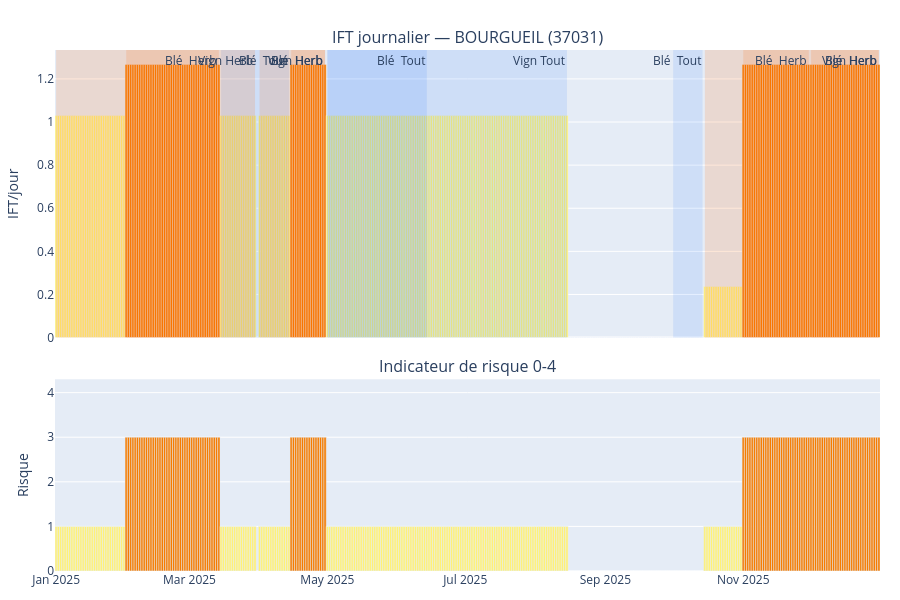

Notebook source saved alongside this figure:
### Markdown cell above
## 5. Visualisation

### Code cell
# Palette risque
RISK_COLORS = {0: '#A5D6A7', 1: '#FFF176', 2: '#FFB300', 3: '#F57C00', 4: '#B71C1C'}

# Normalisation 0-4 simplifiée (quartiles)
vals_pos = ts[ts['ift_journalier'] > 0]['ift_journalier']
if len(vals_pos) > 0:
    if METHODE_SEUIL == "quartiles":
        q1, q2, q3 = vals_pos.quantile([0.25, 0.5, 0.75])
    else:
        q1, q2, q3 = VALEURS_SEUIL  # Seuils fixes pour les niveaux de risque
    print("Valeurs seuils: ", [q1, q2, q3])
    def niveau(v):
        import math
        if math.isnan(v): return float('nan')  # pas de données calendrier
        if v == 0: return 0
        if v <= q1: return 1
        if v <= q2: return 2
        if v <= q3: return 3
        return 4
    ts['risque_0_4'] = ts['ift_journalier'].apply(niveau)
else:
    ts['risque_0_4'] = 0
ts['color'] = ts['risque_0_4'].map(RISK_COLORS)

fig = make_subplots(
    rows=2, cols=1, shared_xaxes=True,
    row_heights=[0.6, 0.4],
    subplot_titles=[
        f'IFT journalier — {r.get("nom_commune", INSEE)} ({INSEE})',
        'Indicateur de risque 0-4'
    ],
    vertical_spacing=0.08
)

# IFT journalier
fig.add_trace(go.Bar(
    x=ts['date'], y=ts['ift_journalier'],
    marker_color=ts['color'],
    hovertemplate='<b>%{x|%d/%m/%Y}</b><br>IFT : %{y:.4f}<extra></extra>',
    name='IFT journalier'
), row=1, col=1)

# Périodes de traitement du calendrier (vigne dep 37)
colors_type = {'Herbicides': 'rgba(255,100,0,0.15)', 'Tout': 'rgba(0,100,255,0.1)'}
for _, p in cal_commune[cal_commune['culture'].isin(cultures_commune)].iterrows():
    label_p = 'Herbicides' if p['Herbicides'] else 'Tout'
    fig.add_vrect(
        x0=str(p['debut']), x1=str(p['fin']),
        fillcolor=colors_type.get(label_p, 'rgba(128,128,128,0.1)'),
        opacity=1, line_width=0,
        annotation_text=f"{p['culture'][:4]} {label_p[:4]}",
        annotation_font_size=12,
        row=1, col=1
    )

# Risque 0-4
fig.add_trace(go.Bar(
    x=ts['date'], y=ts['risque_0_4'],
    marker_color=ts['color'],
    hovertemplate='<b>%{x|%d/%m/%Y}</b><br>Risque : %{y}<extra></extra>',
    name='Risque 0-4', showlegend=False
), row=2, col=1)

fig.update_layout(
    height=600, bargap=0,
    hovermode='x unified',
    margin=dict(l=50, r=20, t=50, b=20),
    showlegend=False
)
fig.update_yaxes(title_text='IFT/jour', row=1)
fig.update_yaxes(title_text='Risque', tickvals=[0,1,2,3,4], range=[0,4.3], row=2)
fig.show()

### Figure 1 — Plotly figure (JSON) as saved in the notebook; plotly's stock layout.template omitted (floating-point values rounded to 4 significant figures; data arrays with more than 128 entries replaced by an {"elided": "..."} marker saying what was removed)
{"data": [{"hovertemplate": "<b>%{x|%d/%m/%Y}</b><br>IFT : %{y:.4f}<extra></extra>", "marker": {"color": {"elided": "365 str values"}}, "name": "IFT journalier", "type": "bar", "x": {"elided": "365 str values"}, "xaxis": "x", "y": {"elided": "365 float values"}, "yaxis": "y"}, {"hovertemplate": "<b>%{x|%d/%m/%Y}</b><br>Risque : %{y}<extra></extra>", "marker": {"color": {"elided": "365 str values"}}, "name": "Risque 0-4", "showlegend": false, "type": "bar", "x": {"elided": "365 str values"}, "xaxis": "x2", "y": {"elided": "365 int values"}, "yaxis": "y2"}], "layout": {"annotations": [{"font": {"size": 16}, "showarrow": false, "text": "IFT journalier — BOURGUEIL (37031)", "x": 0.5, "xanchor": "center", "xref": "paper", "y": 1, "yanchor": "bottom", "yref": "paper"}, {"font": {"size": 16}, "showarrow": false, "text": "Indicateur de risque 0-4", "x": 0.5, "xanchor": "center", "xref": "paper", "y": 0.368, "yanchor": "bottom", "yref": "paper"}, {"font": {"size": 12}, "showarrow": false, "text": "Blé  Herb", "x": "2025-03-14 00:00:00", "xanchor": "right", "xref": "x", "y": 1, "yanchor": "top", "yref": "y domain"}, {"font": {"size": 12}, "showarrow": false, "text": "Blé  Tout", "x": "2025-04-14 00:00:00", "xanchor": "right", "xref": "x", "y": 1, "yanchor": "top", "yref": "y domain"}, {"font": {"size": 12}, "showarrow": false, "text": "Blé  Herb", "x": "2025-04-30 00:00:00", "xanchor": "right", "xref": "x", "y": 1, "yanchor": "top", "yref": "y domain"}, {"font": {"size": 12}, "showarrow": false, "text": "Blé  Tout", "x": "2025-06-14 00:00:00", "xanchor": "right", "xref": "x", "y": 1, "yanchor": "top", "yref": "y domain"}, {"font": {"size": 12}, "showarrow": false, "text": "Blé  Tout", "x": "2025-10-14 00:00:00", "xanchor": "right", "xref": "x", "y": 1, "yanchor": "top", "yref": "y domain"}, {"font": {"size": 12}, "showarrow": false, "text": "Blé  Herb", "x": "2025-11-30 00:00:00", "xanchor": "right", "xref": "x", "y": 1, "yanchor": "top", "yref": "y domain"}, {"font": {"size": 12}, "showarrow": false, "text": "Blé  Herb", "x": "2025-12-31 00:00:00", "xanchor": "right", "xref": "x", "y": 1, "yanchor": "top", "yref": "y domain"}, {"font": {"size": 12}, "showarrow": false, "text": "Vign Herb", "x": "2025-03-30 00:00:00", "xanchor": "right", "xref": "x", "y": 1, "yanchor": "top", "yref": "y domain"}, {"font": {"size": 12}, "showarrow": false, "text": "Vign Herb", "x": "2025-04-30 00:00:00", "xanchor": "right", "xref": "x", "y": 1, "yanchor": "top", "yref": "y domain"}, {"font": {"size": 12}, "showarrow": false, "text": "Vign Tout", "x": "2025-08-15 00:00:00", "xanchor": "right", "xref": "x", "y": 1, "yanchor": "top", "yref": "y domain"}, {"font": {"size": 12}, "showarrow": false, "text": "Vign Herb", "x": "2025-12-31 00:00:00", "xanchor": "right", "xref": "x", "y": 1, "yanchor": "top", "yref": "y domain"}], "bargap": 0, "height": 600, "hovermode": "x unified", "margin": {"b": 20, "l": 50, "r": 20, "t": 50}, "shapes": [{"fillcolor": "rgba(255,100,0,0.15)", "line": {"width": 0}, "opacity": 1, "type": "rect", "x0": "2025-02-01 00:00:00", "x1": "2025-03-14 00:00:00", "xref": "x", "y0": 0, "y1": 1, "yref": "y domain"}, {"fillcolor": "rgba(0,100,255,0.1)", "line": {"width": 0}, "opacity": 1, "type": "rect", "x0": "2025-03-15 00:00:00", "x1": "2025-04-14 00:00:00", "xref": "x", "y0": 0, "y1": 1, "yref": "y domain"}, {"fillcolor": "rgba(255,100,0,0.15)", "line": {"width": 0}, "opacity": 1, "type": "rect", "x0": "2025-04-15 00:00:00", "x1": "2025-04-30 00:00:00", "xref": "x", "y0": 0, "y1": 1, "yref": "y domain"}, {"fillcolor": "rgba(0,100,255,0.1)", "line": {"width": 0}, "opacity": 1, "type": "rect", "x0": "2025-05-01 00:00:00", "x1": "2025-06-14 00:00:00", "xref": "x", "y0": 0, "y1": 1, "yref": "y domain"}, {"fillcolor": "rgba(0,100,255,0.1)", "line": {"width": 0}, "opacity": 1, "type": "rect", "x0": "2025-10-01 00:00:00", "x1": "2025-10-14 00:00:00", "xref": "x", "y0": 0, "y1": 1, "yref": "y domain"}, {"fillcolor": "rgba(255,100,0,0.15)", "line": {"width": 0}, "opacity": 1, "type": "rect", "x0": "2025-10-15 00:00:00", "x1": "2025-11-30 00:00:00", "xref": "x", "y0": 0, "y1": 1, "yref": "y domain"}, {"fillcolor": "rgba(255,100,0,0.15)", "line": {"width": 0}, "opacity": 1, "type": "rect", "x0": "2025-12-01 00:00:00", "x1": "2025-12-31 00:00:00", "xref": "x", "y0": 0, "y1": 1, "yref": "y domain"}, {"fillcolor": "rgba(255,100,0,0.15)", "line": {"width": 0}, "opacity": 1, "type": "rect", "x0": "2025-01-01 00:00:00", "x1": "2025-03-30 00:00:00", "xref": "x", "y0": 0, "y1": 1, "yref": "y domain"}, {"fillcolor": "rgba(255,100,0,0.15)", "line": {"width": 0}, "opacity": 1, "type": "rect", "x0": "2025-04-01 00:00:00", "x1": "2025-04-30 00:00:00", "xref": "x", "y0": 0, "y1": 1, "yref": "y domain"}, {"fillcolor": "rgba(0,100,255,0.1)", "line": {"width": 0}, "opacity": 1, "type": "rect", "x0": "2025-05-01 00:00:00", "x1": "2025-08-15 00:00:00", "xref": "x", "y0": 0, "y1": 1, "yref": "y domain"}, {"fillcolor": "rgba(255,100,0,0.15)", "line": {"width": 0}, "opacity": 1, "type": "rect", "x0": "2025-11-01 00:00:00", "x1": "2025-12-31 00:00:00", "xref": "x", "y0": 0, "y1": 1, "yref": "y domain"}], "showlegend": false, "xaxis": {"anchor": "y", "domain": [0, 1], "matches": "x2", "showticklabels": false}, "xaxis2": {"anchor": "y2", "domain": [0, 1]}, "yaxis": {"anchor": "x", "domain": [0.448, 1], "title": {"text": "IFT/jour"}}, "yaxis2": {"anchor": "x2", "domain": [0, 0.368], "range": [0, 4.3], "tickvals": [0, 1, 2, 3, 4], "title": {"text": "Risque"}}}}
